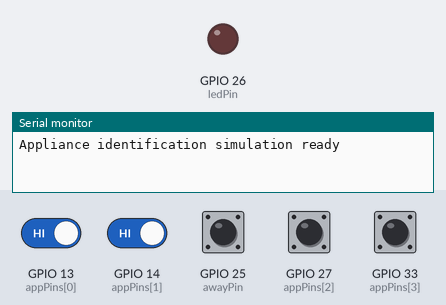
Bench run of a sketch on a simulated ESP32. Shown: output pins drawn as LEDs (lit = HIGH), the last lines printed to the serial monitor. The inputs (shaded band) are chosen by the test bench; at power-on: GPIO 13 (appPins[0]), GPIO 14 (appPins[1]), GPIO 25 (awayPin), GPIO 27 (appPins[2]), GPIO 33 (appPins[3]) HIGH. Random numbers use the default seed unless the sketch sets one.

Above: at 2.8 s.
2.9 s: GPIO 13 (appPins[0]) driven LOW and GPIO 14 (appPins[1]) driven LOW
7.0 s: GPIO 13 (appPins[0]) driven HIGH
11.1 s: GPIO 14 (appPins[1]) driven HIGH
15.2 s: GPIO 33 (appPins[3]) pulled LOW for 1.2 s
19.5 s: GPIO 25 (awayPin) pulled LOW for 1.2 s
22.5 s: GPIO 25 (awayPin) pulled LOW for 1.2 s
At 23.4 s:
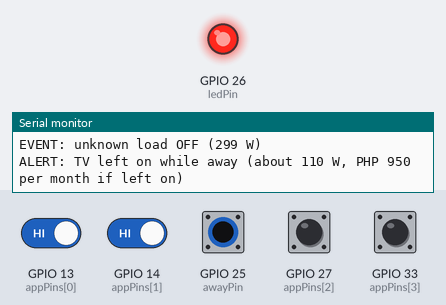
Timing chart, 0 to 25.5 s (numbered marks = the images above; inputs shaded):
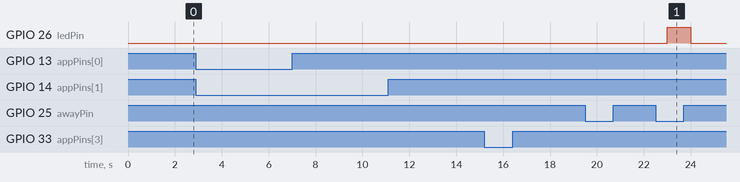

Measured:
- after the input at 22.5 s, GPIO 26 (ledPin): LOW → HIGH after 0.51 s, → LOW 1.0 s later

The sketch:

sketch.ino
```cpp
// Energy Monitor - Appliance ID simulation (NILM-lite)
//
// The ESP32 only sees one number, the total watts, just like it would with the
// real clamp. Whenever that number jumps up or down, we match the size of the
// jump to a known appliance and call it "turned on" or "turned off".
//
// If something stays on while you're away, it fires an alert. Every 5 seconds
// it also prints the JSON the backend would receive.
//
// The 4 switches in Wokwi are the appliances (Fan, TV, Rice cooker, Aircon).
// The code never reads the switches to identify anything. It only sees total watts.

const int NUM_APPS = 4;
const int appPins[NUM_APPS] = {13, 14, 27, 33};
const char* appNames[NUM_APPS] = {"Fan", "TV", "Rice cooker", "Aircon"};
const float appWatts[NUM_APPS] = {55, 110, 650, 900};

const float BASE_LOAD = 80;          // fridge + router, always on
const int awayPin = 25;
const int ledPin = 26;

const float STEP_MIN = 30;           // smallest jump (W) we count as an event
const float SETTLE_BAND = 8;         // readings this close together = settled
const unsigned long HOLD_MS = 10000; // 10 real seconds stands in for 10 minutes
const float RATE = 12.0;             // PHP per kWh (change it to match your bill)

float history[3] = {BASE_LOAD, BASE_LOAD, BASE_LOAD};
float stableW = BASE_LOAD;
float lastAvg = BASE_LOAD;
int settleCount = 0;

bool inferredOn[NUM_APPS] = {false, false, false, false};
bool alerted[NUM_APPS] = {false, false, false, false};
unsigned long onSince[NUM_APPS] = {0, 0, 0, 0};
unsigned long lastPayload = 0;

// Fake clamp reading: base load + whatever is switched on + a bit of noise
float readTotal() {
  float total = BASE_LOAD;
  for (int i = 0; i < NUM_APPS; i++) {
    if (digitalRead(appPins[i]) == LOW) total += appWatts[i];
  }
  total += random(-30, 31) / 10.0;  // +/- 3 W of noise so it feels real
  return total;
}

// Match a power jump to the closest known appliance
void handleStep(float delta) {
  bool turnedOn = delta > 0;
  float mag = fabs(delta);
  int best = -1;
  float bestErr = 1e9;

  for (int i = 0; i < NUM_APPS; i++) {
    float err = fabs(mag - appWatts[i]);
    float tol = fmax(15.0f, appWatts[i] * 0.15f);
    if (err <= tol && err < bestErr) {
      best = i;
      bestErr = err;
    }
  }

  if (best >= 0) {
    if (turnedOn) {
      inferredOn[best] = true;
      onSince[best] = millis();
      alerted[best] = false;
      Serial.printf("EVENT: %s turned ON (+%.0f W)\n", appNames[best], mag);
    } else {
      inferredOn[best] = false;
      alerted[best] = false;
      Serial.printf("EVENT: %s turned OFF (-%.0f W)\n", appNames[best], mag);
    }
  } else {
    Serial.printf("EVENT: unknown load %s (%.0f W)\n", turnedOn ? "ON" : "OFF", mag);
  }
}

void setup() {
  Serial.begin(115200);
  for (int i = 0; i < NUM_APPS; i++) pinMode(appPins[i], INPUT_PULLUP);
  pinMode(awayPin, INPUT_PULLUP);
  pinMode(ledPin, OUTPUT);
  Serial.println("Appliance identification simulation ready");
}

void loop() {
  // 1. read the total and smooth it (average of the last 3 readings)
  float raw = readTotal();
  history[0] = history[1];
  history[1] = history[2];
  history[2] = raw;
  float avg = (history[0] + history[1] + history[2]) / 3.0;

  // 2. look for a jump, wait for it to settle, then identify it
  if (fabs(avg - stableW) > STEP_MIN) {
    if (fabs(avg - lastAvg) < SETTLE_BAND) settleCount++;
    else settleCount = 0;

    if (settleCount >= 2) {
      handleStep(avg - stableW);
      stableW = avg;
      settleCount = 0;
    }
  } else {
    settleCount = 0;
  }
  lastAvg = avg;

  // 3. away-mode alert: appliance still on after HOLD_MS
  bool away = (digitalRead(awayPin) == LOW);
  bool anyAlert = false;
  for (int i = 0; i < NUM_APPS; i++) {
    if (!away) alerted[i] = false;
    if (inferredOn[i] && away && millis() - onSince[i] >= HOLD_MS) {
      anyAlert = true;
      if (!alerted[i]) {
        alerted[i] = true;
        float monthly = appWatts[i] / 1000.0 * 24 * 30 * RATE;
        Serial.printf("ALERT: %s left on while away (about %.0f W, PHP %.0f per month if left on)\n",
                      appNames[i], appWatts[i], monthly);
      }
    }
  }
  digitalWrite(ledPin, anyAlert ? HIGH : LOW);

  // 4. every 5 seconds, print the payload the backend would receive
  if (millis() - lastPayload >= 5000) {
    lastPayload = millis();
    Serial.printf("PAYLOAD {\"watts\":%.0f,\"away\":%s,\"on\":[", avg, away ? "true" : "false");
    bool first = true;
    for (int i = 0; i < NUM_APPS; i++) {
      if (inferredOn[i]) {
        Serial.printf("%s\"%s\"", first ? "" : ",", appNames[i]);
        first = false;
      }
    }
    Serial.println("]}");
  }

  delay(1000);
}
```
